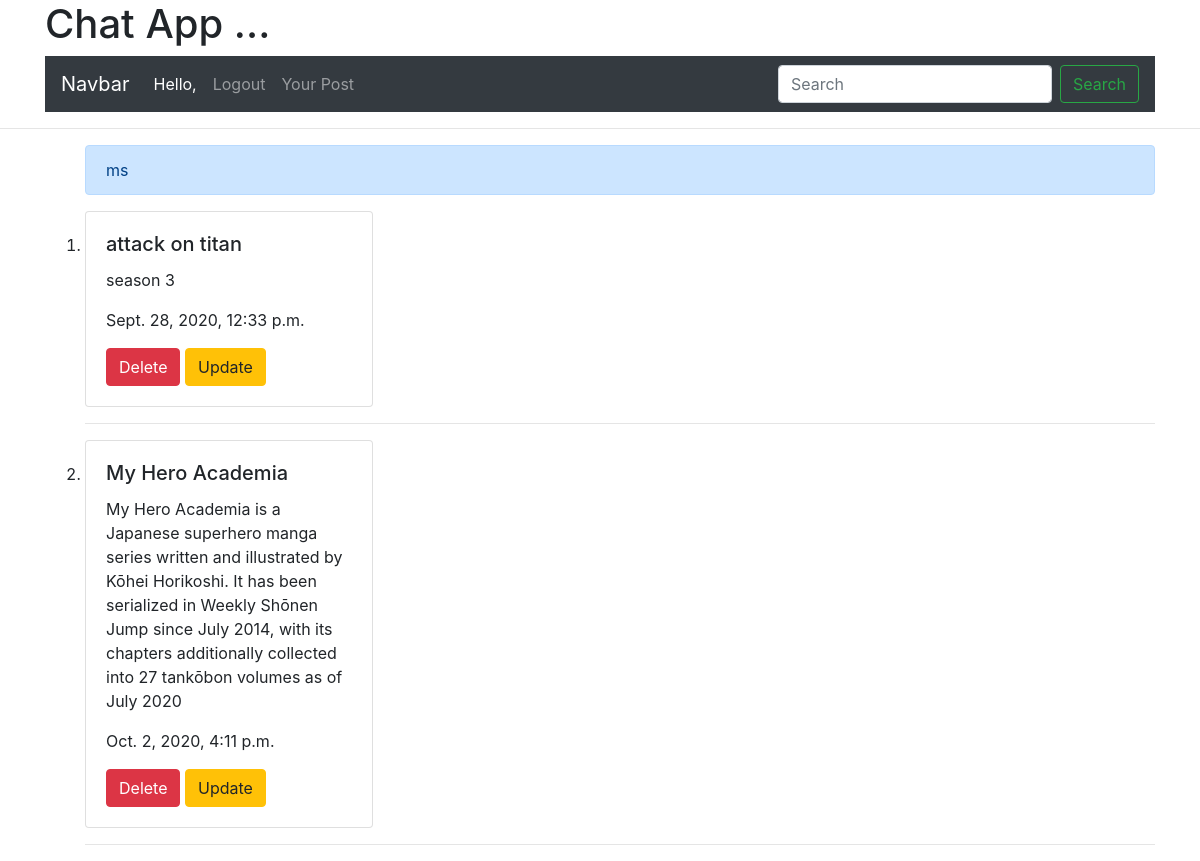
The page /user_post/?username=aditya (signed in) on the database its author committed.
### chat/models.py (models this page shows, shortened)
class Full_chat(models.Model):
    user = models.ForeignKey(User, on_delete=models.CASCADE , null= True  )
    likes = models.ManyToManyField(User, related_name="tweet_user" , blank=True )
    content = models.TextField()
    follow = models.ManyToManyField(User, related_name="tweet_follow" , blank=True )
    message = models.TextField( null= True)
    images = models.ImageField(null=True , blank= True ,upload_to = "images/" )
    pub_date = models.DateTimeField(auto_now=False, auto_now_add=True, null=True)

### chat/views.py (the view)
# urls.py: path('user_post/', views.user_post , name='user_post') ,
def user_post(request) :
    chat = Full_chat.objects.all()
    username = request.GET.get('username')
    user_chat = chat.filter(user__username__iexact = username)
    context = {'user_chat':user_chat}
    return render(request, 'chat/user_post.html' ,context)

### templates/chat/user_post.html
{% extends 'chat/base.html'%}
{% block content %}
<hr>
<div class="container nav-wrapper">
<ol>
       <div class="alert alert-primary" role="alert">
  {{user.username}}
</div>
{% for chat in user_chat %}
 <li>
             <div class="card" style="width: 18rem;">
              <div class="card-body">
                <h5 class="card-title">{{ chat.content }}  </h5>
                <p class="card-text">{{ chat.message}}</p>
                  <p class="card-text">{{ chat.pub_date}}  </p>
                        <form action="/deleteChat/{{chat.id}}/"
                         style="display: inline;"
                         method="post">{% csrf_token %}
                        <input type="submit" value="Delete" class="btn btn-danger" />
                         </form>
                             <form action="/update_chat/{{chat.id}}/"
                             style="display: inline;"
                              method="post">{% csrf_token %}
                             <input type="submit" value="Update" class="btn btn-warning">
                             </form>
              </div>
            </div>
             <hr>
         </li>
         {% endfor %}
     </ol>
</div>
{% endblock content %}

### rows shown on the page
Full_chat: content "attack on titan", message "season 3", pub_date "Sept. 28, 2020, 12:33 p.m."
Full_chat: content "My Hero Academia", message "My Hero Academia is a Japanese superhero manga series written and illustrated by Kōhei Horikoshi. It has been serialized in Weekly Shōnen Jump since July 2014, with its chapters additionally collected into 27 tankōbon volumes as of July 2020", pub_date "Oct. 2, 2020, 4:11 p.m."

### other values the page prints
{{ user.username }} "ms"
